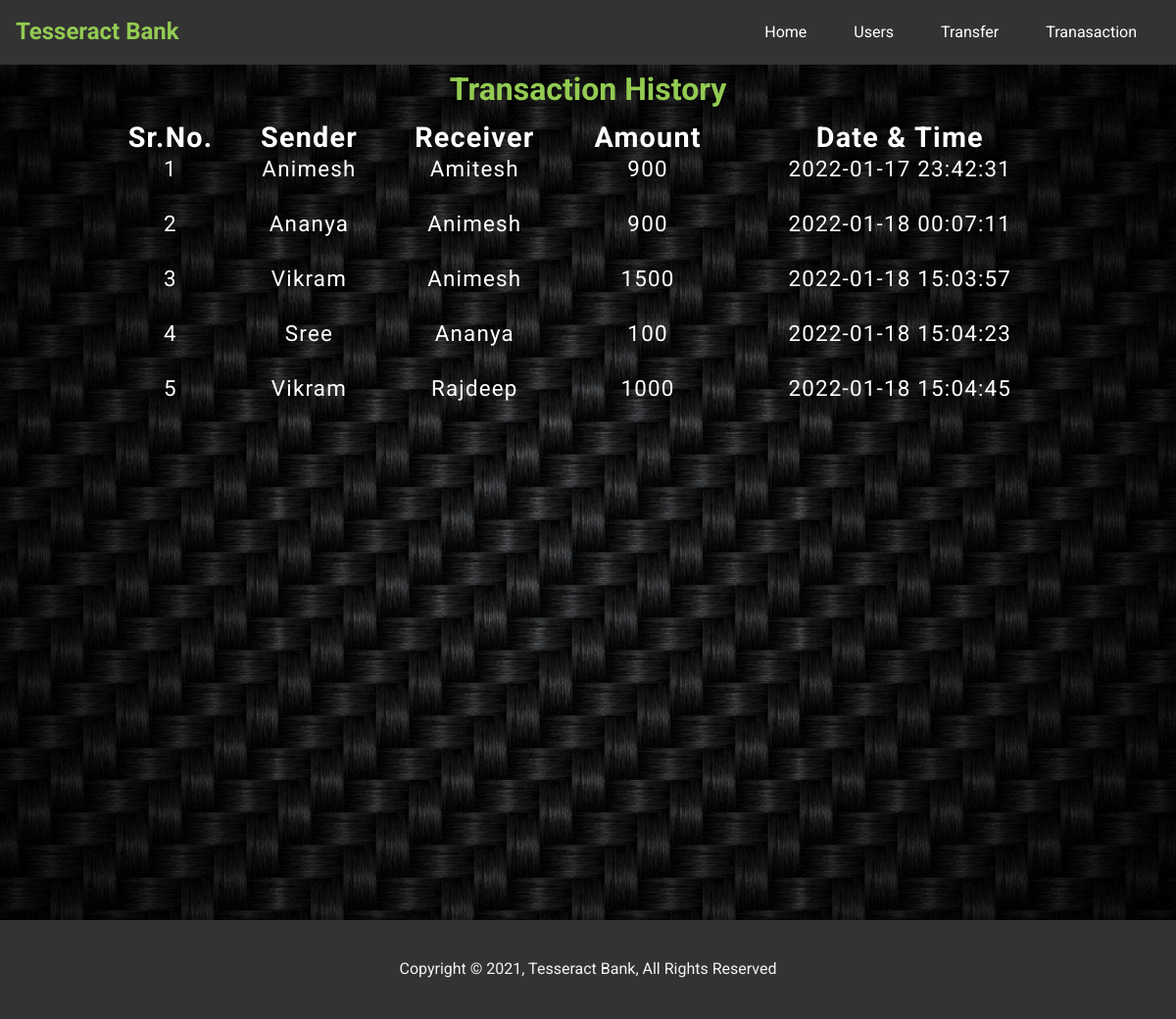
The page /transactionhistory.php on the database its author committed.
### tables this page shows
CREATE TABLE `transaction` (
  `sno` int(3) NOT NULL,
  `sender` text NOT NULL,
  `receiver` text NOT NULL,
  `balance` int(8) NOT NULL,
  `datetime` datetime NOT NULL DEFAULT current_timestamp()
);

### transactionhistory.php (the view, shortened to what this page needs)
<?php
  include 'navbar01.php';
?>
	<div class="container">
        <h1 class="text-center pt-4"><span class="text-primary">Transaction History</span> </h1>
       <br>
       <div class="table-responsive-sm table-container">
            <table class="table table-hover table-striped table-condensed table-bordered">
                <thead>
                    <tr>
                        <th class="text-center">Sr.No.</th>
                        <th class="text-center">Sender</th>
                        <th class="text-center">Receiver</th>
                        <th class="text-center">Amount</th>
                        <th class="text-center">Date & Time</th>
                    </tr>
                </thead>
                <tbody>
                <?php
                    include 'config.php';
                    $sql ="select * from transaction";
                    $query =mysqli_query($conn, $sql);
                    while($rows = mysqli_fetch_assoc($query))
                    {
                ?>
                    <tr>
                    <td class="py-2"><?php echo $rows['sno']; ?></td>
                    <td class="py-2"><?php echo $rows['sender']; ?></td>
                    <td class="py-2"><?php echo $rows['receiver']; ?></td>
                    <td class="py-2"><?php echo $rows['balance']; ?> </td>
                    <td class="py-2"><?php echo $rows['datetime']; ?> </td>
                <?php
                    }
                ?>
                </tbody>
            </table>
        </div>
    </div>
<?php include('footer.php'); ?>
</body>
</html>

### css/style.css (style rules this page uses)
* { box-sizing: border-box; margin: 0; padding: 0; }
body { font-family: 'Roboto', 'sans-serif'; line-height: 1.4; }
.container { max-width: 1100px; margin: auto; padding: 0.2rem; overflow: hidden; }
.text-center { text-align: center; }
.text-primary { color: #93cb52; }
.py-2 { padding: 1.5rem 0; }

### css/table.css (style rules this page uses)
body { background: url('../image/bg01.jpg') no-repeat center center/cover; }
table { letter-spacing: 1.2px; margin: auto; padding: auto; line-height: 0.5rem; width: 90%; border-collapse: collapse; color: #fff; }
td { text-align: center; font-size: 1.4rem; }
.table-container { height: 100vh; }
thead { font-size: 1.8rem; }

### rows shown on the page
transaction: sno "1", sender "Animesh", receiver "Amitesh", balance "900", datetime "2022-01-17 23:42:31"
transaction: sno "2", sender "Ananya", receiver "Animesh", balance "900", datetime "2022-01-18 00:07:11"
transaction: sno "3", sender "Vikram", receiver "Animesh", balance "1500", datetime "2022-01-18 15:03:57"
transaction: sno "4", sender "Sree", receiver "Ananya", balance "100", datetime "2022-01-18 15:04:23"
transaction: sno "5", sender "Vikram", receiver "Rajdeep", balance "1000", datetime "2022-01-18 15:04:45"
